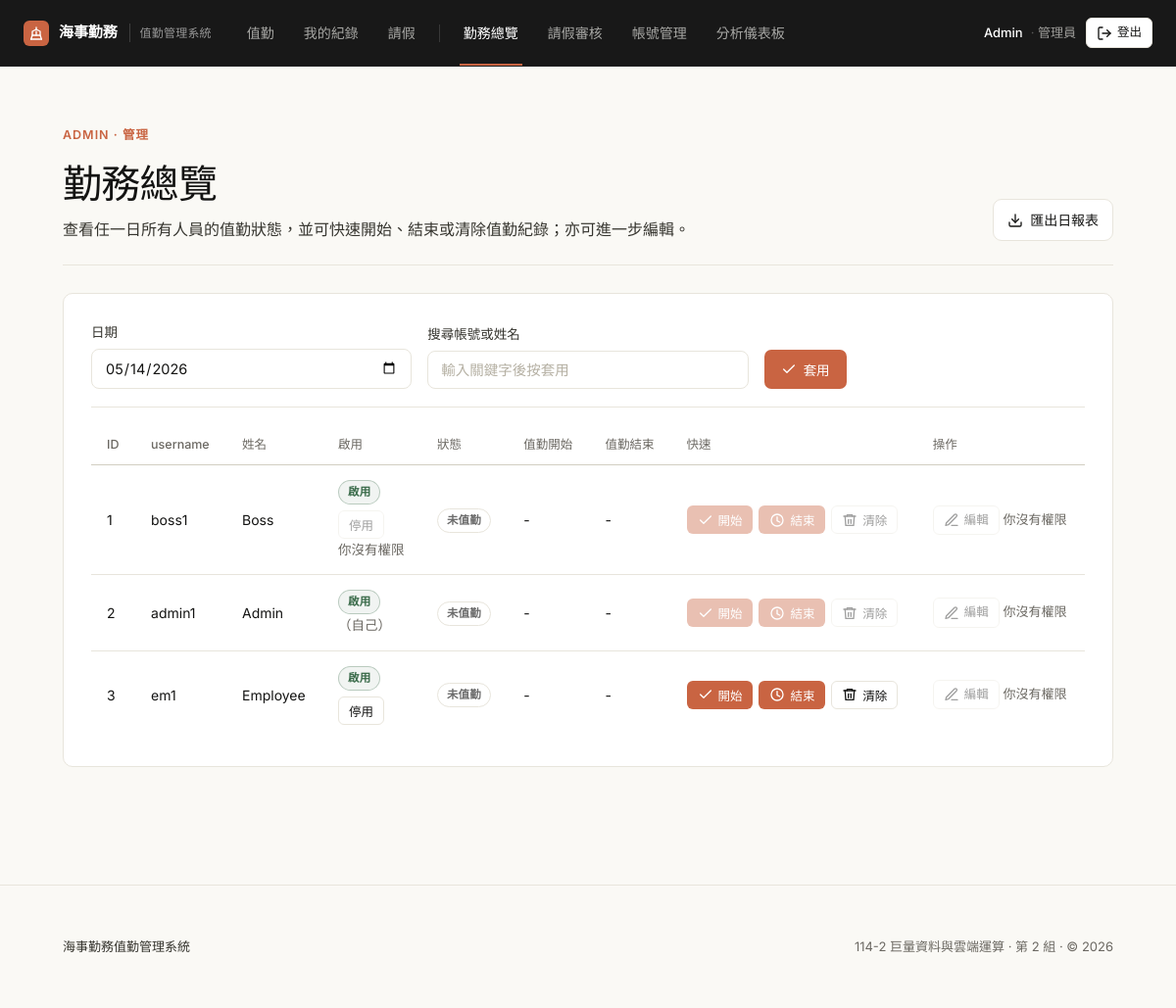
The page /admin_status.php (signed in) on the database its author committed.
### tables this page shows
CREATE TABLE IF NOT EXISTS users (
  user_id INT AUTO_INCREMENT PRIMARY KEY,
  username VARCHAR(50) NOT NULL UNIQUE,
  password_hash VARCHAR(255) NOT NULL,
  full_name VARCHAR(100) NOT NULL,
  role ENUM('boss','admin','employee') NOT NULL DEFAULT 'employee',
  duty_position VARCHAR(20) NOT NULL DEFAULT '前甲板',
  is_active TINYINT(1) NOT NULL DEFAULT 1,
  created_at DATETIME NOT NULL DEFAULT CURRENT_TIMESTAMP
);

### admin_status.php (the view, shortened to what this page needs)
<?php
require 'db.php';
require_once 'ui.php';
function can_manage_row($me_role, $target_role){
  if ($me_role==='admin') return ($target_role==='employee');
  return false;
}
$d = $_POST['d'] ?? ($_GET['d'] ?? date('Y-m-d'));
$q = trim($_GET['q'] ?? '');
$map = [];
$sql = "SELECT user_id, username, full_name, role, is_active FROM users";
$par = [];
$sql .= " ORDER BY user_id ASC";
$stmt = $pdo->prepare($sql);
$stmt->execute($par);
$u = $stmt->fetchAll();
?>
<!doctype html>
<html lang="zh-TW">
<head>
  <?php style_link(); ?>
</head>
<body>
  <?php nav_top(); ?>
  <div class="wrap">
    <?php
    $actions = '<a class="btn ghost" href="admin_export.php?d='.h($d).'">'.icon_svg('download').'匯出日報表</a>';
    page_header(
      '勤務總覽',
      '查看任一日所有人員的值勤狀態，並可快速開始、結束或清除值勤紀錄；亦可進一步編輯。',
      'ADMIN · 管理',
      $actions
    );
    ?>
    <div class="card">
      <form method="get" class="filter-bar">
        <div>
          <label>日期</label>
          <input type="date" name="d" value="<?= h($d) ?>">
        </div>
        <div style="flex:2;">
          <label>搜尋帳號或姓名</label>
          <input name="q" value="<?= h($q) ?>" placeholder="輸入關鍵字後按套用">
        </div>
        <div class="filter-actions">
          <button class="btn primary" type="submit"><?= icon_svg("check") ?>套用</button>
        </div>
      </form>
      <table>
        <tr>
          <th>ID</th><th>username</th><th>姓名</th><th>啟用</th><th>狀態</th><th>值勤開始</th><th>值勤結束</th><th>快速</th><th>操作</th>
        </tr>
        <?php $me_role = $_SESSION['role'] ?? 'employee'; ?>
        <?php foreach($u as $x):
          $uid = (int)$x['user_id'];
          $trole = $x['role'] ?? 'employee';
          $can2 = can_manage_row($me_role, $trole);
          $a = $map[$uid] ?? null;
          $label = '未值勤'; $type = 'off';
        ?>
          <tr>
            <td><?= h($uid) ?></td>
            <td><?= h($x['username']) ?></td>
            <td><?= h($x['full_name']) ?></td>
            <td>
              <?= ((int)($x['is_active'] ?? 0)===1) ? badge('啟用','ok') : badge('停用','off') ?>
              <?php if($uid !== (int)($_SESSION['user_id'] ?? 0) || is_boss()): ?>
                <form method="post" style="margin-top:6px;">
                  <button class="btn small" type="submit" <?= $can2?"":"disabled" ?>><?= ((int)($x['is_active'] ?? 0)===1) ? '停用' : '啟用' ?></button>
                <?php if(!$can2): ?><div class="muted">你沒有權限</div><?php endif; ?>
                </form>
              <?php else: ?>
                <div class="muted">（自己）</div><?php if(is_boss()): ?><div class="muted">boss 可管理自己</div><?php endif; ?>
              <?php endif; ?>
            </td>
            <td><?= badge($label, $type) ?></td>
            <td><?= h($a['check_in'] ?? '-') ?></td>
            <td><?= h($a['check_out'] ?? '-') ?></td>
            <td>
              <form method="post" style="display:flex;gap:6px;flex-wrap:wrap;">
                <button class="btn small primary" name="act2" value="start" type="submit" <?= $can2?"":"disabled" ?>><?= icon_svg("check") ?>開始</button>
                <button class="btn small primary" name="act2" value="end" type="submit" <?= $can2?"":"disabled" ?>><?= icon_svg("clock") ?>結束</button>
                <button class="btn small" name="act2" value="clear" type="submit" <?= $can2?"":"disabled" ?>><?= icon_svg("trash") ?>清除</button>
              </form>
            </td>
            <td><?php if($can): ?>
              <a class="btn small" href="admin_edit.php?uid=<?= h($uid) ?>&d=<?= h($d) ?>"><?= icon_svg("edit") ?>編輯</a>
            <?php else: ?>
              <span class="btn small disabled" title="你沒有權限"><?= icon_svg("edit") ?>編輯</span>
              <span class="hint">你沒有權限</span>
            <?php endif; ?></td>
          </tr>
        <?php endforeach; ?>
      </table>
    </div>
  </div>
  <?php page_footer(); ?>
</body>
</html>

### ui.php (shortened to what this page needs)
<?php
function h($s){ return htmlspecialchars((string)$s, ENT_QUOTES, 'UTF-8'); }
function role_name($r){
  if ($r==='admin') return '管理員';
  return '員工';
}
function is_boss(){
  return (($_SESSION['role'] ?? '') === 'boss');
}
function is_admin(){
  $r = ($_SESSION['role'] ?? '');
  return in_array($r, ['admin','boss'], true);
}
function badge($txt, $type){
  $type = in_array($type, ['ok','warn','off','bad','info'], true) ? $type : 'off';
  return '<span class="badge '.$type.'">'.h($txt).'</span>';
}
function icon_svg($name){
  $c = 'currentColor';
  $s = '<svg class="ico" width="16" height="16" viewBox="0 0 24 24" fill="none" stroke="'.$c.'" stroke-width="2" stroke-linecap="round" stroke-linejoin="round">';
  if ($name === 'shield')   return $s.'<path d="M12 22s8-4 8-10V5l-8-3-8 3v7c0 6 8 10 8 10z"/></svg>';
  if ($name === 'lock')     return $s.'<rect x="3" y="11" width="18" height="11" rx="2" ry="2"/><path d="M7 11V7a5 5 0 0 1 10 0v4"/></svg>';
  if ($name === 'ship')     return $s.'<path d="M20 21H4"/><path d="M4 21l2-6h12l2 6"/><path d="M6 15V9l6-3 6 3v6"/><path d="M12 6V3"/><path d="M12 9v6"/></svg>';
  if ($name === 'login')    return $s.'<path d="M15 3h4a2 2 0 0 1 2 2v14a2 2 0 0 1-2 2h-4"/><path d="M10 17l5-5-5-5"/><path d="M15 12H3"/></svg>';
  if ($name === 'logout')   return $s.'<path d="M9 21H5a2 2 0 0 1-2-2V5a2 2 0 0 1 2-2h4"/><path d="M16 17l5-5-5-5"/><path d="M21 12H9"/></svg>';
  if ($name === 'clock')    return $s.'<circle cx="12" cy="12" r="9"/><path d="M12 7v6l4 2"/></svg>';
  if ($name === 'list')     return $s.'<path d="M8 6h13"/><path d="M8 12h13"/><path d="M8 18h13"/><path d="M3 6h.01"/><path d="M3 12h.01"/><path d="M3 18h.01"/></svg>';
  if ($name === 'users')    return $s.'<path d="M17 21v-2a4 4 0 0 0-4-4H5a4 4 0 0 0-4 4v2"/><circle cx="9" cy="7" r="4"/><path d="M23 21v-2a4 4 0 0 0-3-3.87"/><path d="M16 3.13a4 4 0 0 1 0 7.75"/></svg>';
  if ($name === 'plus')     return $s.'<path d="M12 5v14"/><path d="M5 12h14"/></svg>';
  if ($name === 'edit')     return $s.'<path d="M12 20h9"/><path d="M16.5 3.5a2.1 2.1 0 0 1 3 3L7 19l-4 1 1-4 12.5-12.5z"/></svg>';
  if ($name === 'trash')    return $s.'<path d="M3 6h18"/><path d="M8 6V4h8v2"/><path d="M19 6l-1 14H6L5 6"/><path d="M10 11v6"/><path d="M14 11v6"/></svg>';
  if ($name === 'download') return $s.'<path d="M21 15v4a2 2 0 0 1-2 2H5a2 2 0 0 1-2-2v-4"/><path d="M7 10l5 5 5-5"/><path d="M12 15V3"/></svg>';
  if ($name === 'plane')    return $s.'<path d="M22 2L11 13"/><path d="M22 2l-7 20-4-9-9-4 20-7z"/></svg>';
  if ($name === 'check')    return $s.'<path d="M20 6L9 17l-5-5"/></svg>';
  return '';
}
function style_link(){
  $p = __DIR__ . '/style.css';
  $v = @filemtime($p) ?: time();
  echo '<link rel="stylesheet" href="style.css?v='.$v.'">';
}
function page_footer(){
  $y = date('Y');
  echo '<footer class="site-footer"><div class="wrap"><div class="footer-row">';
  echo '<div class="footer-brand">';
  echo '<span>海事勤務值勤管理系統</span>';
  echo '</div>';
  echo '<div class="footer-meta">114-2 巨量資料與雲端運算 · 第 2 組 · &copy; '.$y.'</div>';
  echo '</div></div></footer>';
}
function page_header($title, $subtitle = '', $eyebrow = '', $actions_html = ''){
  echo '<header class="page-header">';
  echo '<div class="ph-text">';
  if ($eyebrow !== '') echo '<div class="eyebrow">'.h($eyebrow).'</div>';
  echo '<h1 class="page-title">'.h($title).'</h1>';
  if ($subtitle !== '') echo '<p class="page-subtitle">'.h($subtitle).'</p>';
  echo '</div>';
  if ($actions_html !== '') echo '<div class="ph-actions">'.$actions_html.'</div>';
  echo '</header>';
}
function nav_link($href, $label, $current = false){
  $cls = 'nav-link' . ($current ? ' active' : '');
  return '<a class="'.$cls.'" href="'.h($href).'">'.h($label).'</a>';
}
function nav_top($title = ''){
  $name = $_SESSION['full_name'] ?? '';
  $role = $_SESSION['role'] ?? '';
  $cur  = basename($_SERVER['SCRIPT_NAME'] ?? '');
  echo '<header class="top"><div class="wrap nav-wrap"><div class="nav">';
  echo '<a class="brand" href="'.(isset($_SESSION['user_id']) ? 'punch.php' : 'login.php').'">';
  echo '<span class="logo">'.icon_svg('ship').'</span>';
  echo '<span class="brand-name">海事勤務</span>';
  echo '<span class="brand-tag">值勤管理系統</span>';
  echo '</a>';
  if (isset($_SESSION['user_id'])) {
    echo '<nav class="nav-links">';
    echo nav_link('punch.php',   '值勤',   $cur==='punch.php');
    echo nav_link('records.php', '我的紀錄', $cur==='records.php');
    echo nav_link('leave.php',   '請假',   in_array($cur, ['leave.php'], true));
    if (is_admin()) {
      echo nav_link('admin_status.php',    '勤務總覽', in_array($cur, ['admin_status.php','admin_edit.php'], true));
      echo nav_link('admin_leave.php',     '請假審核', $cur==='admin_leave.php');
      echo nav_link('admin_users.php',     '帳號管理', in_array($cur, ['admin_users.php','admin_create_user.php','admin_user_edit.php'], true));
      echo nav_link('admin_dashboard.php', '分析儀表板', $cur==='admin_dashboard.php');
    }
    echo '</nav>';
  }
  echo '<div class="nav-right">';
  if (isset($_SESSION['user_id'])) {
    if ($name) {
      echo '<span class="user-chip">';
      echo '<span class="user-name">'.h($name).'</span>';
      echo '<span class="user-role">'.h(role_name($role)).'</span>';
      echo '</span>';
    }
    echo '<a class="btn small ghost-on-dark" href="logout.php">'.icon_svg('logout').'登出</a>';
  } else {
    echo '<a class="btn small primary" href="login.php">'.icon_svg('login').'登入</a>';
  }
  echo '</div>';
  echo '</div></div></header>';
}

### rows shown on the page
users: user_id "1", username "boss1", full_name "Boss", txt "啟用 未值勤", is_active "停用", role "你沒有權限", check_in "-", check_out "-"
users: user_id "2", username "admin1", full_name "Admin", txt "啟用 未值勤", shows "（自己）", check_in "-", check_out "-"
users: user_id "3", username "em1", full_name "Employee", txt "啟用 未值勤", is_active "停用", check_in "-", check_out "-"

### other values the page prints
$label "值勤 我的紀錄 請假 勤務總覽 請假審核 帳號管理 分析儀表板"
$name "Admin"
role_name($role) "管理員"
$eyebrow "ADMIN · 管理"
$title "勤務總覽"
$subtitle "查看任一日所有人員的值勤狀態，並可快速開始、結束或清除值勤紀錄；亦可進一步編輯。"
$y "2026"
